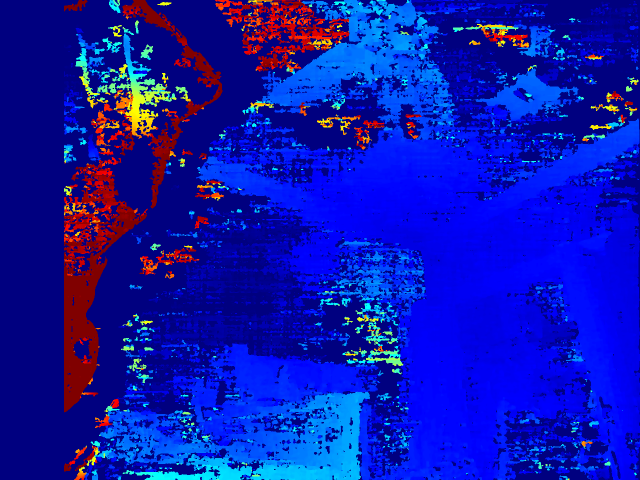
#> input picture vision/data/sample_disparity.png, 640 x 480 px, given in place of the camera
$ python capture_calibration.py   (older library calls are emulated)
#> lines starting #> are read from the running program, lines starting #| are printed output that depends on the picture
### vision/src/camera.py
"""
Stereo camera capture and frame splitting module.
Handles side-by-side stereo cameras that output concatenated frames.
"""

import cv2
import numpy as np
from typing import Tuple, Optional


class StereoCamera:
    """
    Manages a side-by-side stereo camera.
    Handles capture and splitting of concatenated frames.
    """

    # Supported resolutions (full frame width x height)
    RESOLUTIONS = {
        'high': (2560, 960),      # 1280x960 per camera
        'medium': (1280, 480),    # 640x480 per camera
        'low': (640, 240),        # 320x240 per camera
    }

    def __init__(
        self,
        device_id: int = 0,
        resolution: Tuple[int, int] = (2560, 960),
        fps: int = 30
    ):
        """
        Initialize stereo camera.

        Args:
            device_id: V4L2 device ID (e.g., 0 for /dev/video0)
            resolution: Full frame resolution (width, height) - side-by-side
            fps: Target frames per second
        """
        self.device_id = device_id
        self.resolution = resolution
        self.fps = fps
        self.cap: Optional[cv2.VideoCapture] = None
        self._is_open = False

    def open(self) -> bool:
        """
        Open camera with specified settings.

        Returns:
            True if camera opened successfully
        """
        self.cap = cv2.VideoCapture(self.device_id, cv2.CAP_V4L2)

        if not self.cap.isOpened():
            return False

        # Set MJPG codec for better performance
        fourcc = cv2.VideoWriter_fourcc(*'MJPG')
        self.cap.set(cv2.CAP_PROP_FOURCC, fourcc)

        # Set resolution
        self.cap.set(cv2.CAP_PROP_FRAME_WIDTH, self.resolution[0])
        self.cap.set(cv2.CAP_PROP_FRAME_HEIGHT, self.resolution[1])

        # Set framerate
        self.cap.set(cv2.CAP_PROP_FPS, self.fps)

        # Verify settings were applied
        actual_width = int(self.cap.get(cv2.CAP_PROP_FRAME_WIDTH))
        actual_height = int(self.cap.get(cv2.CAP_PROP_FRAME_HEIGHT))

        if actual_width != self.resolution[0] or actual_height != self.resolution[1]:
            print(f"Warning: Requested {self.resolution}, got ({actual_width}, {actual_height})")
            self.resolution = (actual_width, actual_height)

        self._is_open = True
        return True

    def read(self) -> Tuple[bool, Optional[np.ndarray], Optional[np.ndarray]]:
        """
        Read and split a stereo frame.

        Returns:
            Tuple of (success, left_image, right_image)
            If success is False, images will be None
        """
        if not self._is_open or self.cap is None:
            return False, None, None

        ret, frame = self.cap.read()
#> frame is the input picture: shape (480, 640, 3); mean B, G, R 176.2, 21.8, 12

        if not ret or frame is None:
            return False, None, None

        left, right = self._split_frame(frame)
        return True, left, right

    # [12 lines left out: function read_raw, not called in this run]

    def _split_frame(self, frame: np.ndarray) -> Tuple[np.ndarray, np.ndarray]:
        """
        Split concatenated frame into left and right images.

        Args:
            frame: Concatenated stereo frame

        Returns:
            Tuple of (left_image, right_image)
        """
        height, width = frame.shape[:2]
#> height = 480; width = 640
        mid = width // 2
#> mid = 320
        left = frame[:, :mid]
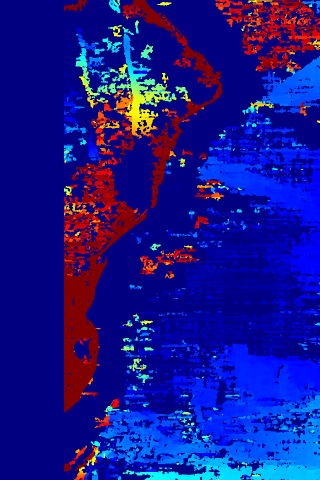
#> left: shape (480, 320, 3); mean B, G, R 142.2, 20.6, 20.3
        right = frame[:, mid:]
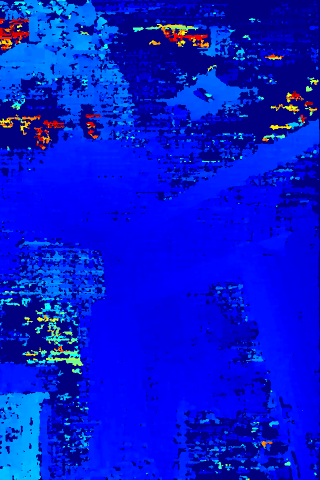
#> right: shape (480, 320, 3); mean B, G, R 210.2, 23, 3.7
        return left, right

    def release(self) -> None:
        """Release camera resources."""
        if self.cap is not None:
            self.cap.release()
            self.cap = None
        self._is_open = False

    def is_opened(self) -> bool:
        """Check if camera is open."""
        return self._is_open and self.cap is not None and self.cap.isOpened()

    def get_single_resolution(self) -> Tuple[int, int]:
        """Get the resolution of a single camera (half width)."""
        return (self.resolution[0] // 2, self.resolution[1])

    # [96 lines left out: functions set_resolution, set_auto_exposure, set_exposure, get_exposure, get_auto_exposure, __enter__ and 1 more, not called in this run]

### vision/src/calibration.py
"""
Stereo camera calibration module.
Handles individual camera calibration, stereo calibration, and rectification.
"""

import cv2
import numpy as np
import json
from dataclasses import dataclass, field
from pathlib import Path
from typing import Tuple, List, Optional, Dict, Any
from datetime import datetime


@dataclass
class CheckerboardConfig:
    """Configuration for checkerboard calibration pattern."""
    rows: int = 7           # Internal corners (vertical)
    cols: int = 10          # Internal corners (horizontal)
    square_size_mm: float = 25.0

    @property
    def pattern_size(self) -> Tuple[int, int]:
        """Get pattern size as (cols, rows) for OpenCV."""
        return (self.cols, self.rows)

    # [11 lines left out: function get_object_points, not called in this run]


@dataclass
class CalibrationResult:
    """Container for calibration results."""
    camera_matrix: np.ndarray
    dist_coeffs: np.ndarray
    rmse: float
    rvecs: List[np.ndarray] = field(default_factory=list)
    tvecs: List[np.ndarray] = field(default_factory=list)


class StereoCalibrator:
    """
    Performs stereo camera calibration from image pairs.
    """

    # [106 lines left out: functions __init__, find_corners, add_calibration_pair, not called in this run]

    def get_num_pairs(self) -> int:
        """Get number of calibration pairs added."""
        return len(self.object_points)

    # [335 lines left out: functions calibrate_individual, calibrate_stereo, compute_rectification, run_full_calibration, save_calibration, load_calibration, not called in this run]

### vision/scripts/capture_calibration.py
#!/usr/bin/env python3
"""
Calibration image capture tool.
Captures stereo image pairs for camera calibration.
Supports both GUI and headless modes.
"""

import sys
import argparse
import time
import select
import termios
import tty
from pathlib import Path
from datetime import datetime

import cv2
import numpy as np

# Add parent directory to path for imports
sys.path.insert(0, str(Path(__file__).parent.parent))

from src.camera import StereoCamera
from src.calibration import CheckerboardConfig


def check_display_available():
    """Check if a display is available for GUI mode."""
    import os
    display = os.environ.get('DISPLAY')
    if not display:
        return False
    try:
        # Try to create a small test window
        cv2.namedWindow('_test', cv2.WINDOW_NORMAL)
        cv2.destroyWindow('_test')
        return True
    except:
        return False


# [5 lines left out: function get_key_nonblocking, not called in this run]


def is_interactive():
    """Check if stdin is an interactive terminal."""
    return sys.stdin.isatty()


def run_headless(camera, args, pattern_size, find_flags, left_dir, right_dir):
    """Run capture in headless mode (terminal only)."""
    interactive = is_interactive()

    print("\n=== HEADLESS MODE ===")
    if interactive:
        print("Controls:")
        print("  ENTER - Capture when checkerboard detected")
        print("  q     - Quit")
    else:
        print("Running non-interactively (auto-capture mode)")
        print("  Will auto-capture when checkerboard is detected")
        print(f"  Delay between captures: {args.delay}ms")
    print()
    print("Tip: Move checkerboard to different positions/angles between captures")
    print()

    old_settings = None
    if interactive:
        # Set terminal to raw mode for non-blocking input
        old_settings = termios.tcgetattr(sys.stdin)
        tty.setcbreak(sys.stdin.fileno())

    captured = 0
    last_capture_time = 0
    frames_since_status = 0
    last_status = ""

    try:
        while captured < args.target:
            success, left, right = camera.read()
            if not success:
                continue

            # Convert to grayscale for corner detection
            left_gray = cv2.cvtColor(left, cv2.COLOR_BGR2GRAY)
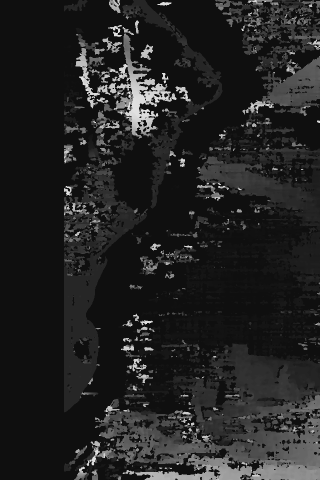
#> left_gray: shape (480, 320); min 15, max 226, mean 34.6
            right_gray = cv2.cvtColor(right, cv2.COLOR_BGR2GRAY)
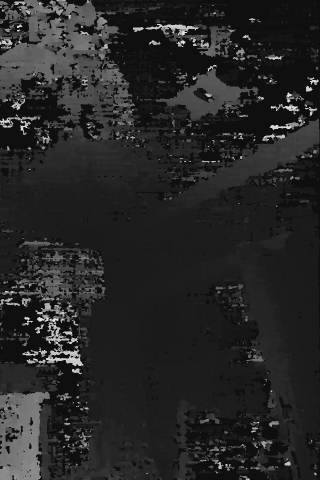
#> right_gray: shape (480, 320); min 15, max 226, mean 38.7

            # Find corners
            found_left, corners_left = cv2.findChessboardCorners(
                left_gray, pattern_size, find_flags
            )
#> found_left = False; corners_left = None
            found_right, corners_right = cv2.findChessboardCorners(
                right_gray, pattern_size, find_flags
            )
#> found_right = False; corners_right = None

            both_found = found_left and found_right
#> both_found = False
            current_time = time.time() * 1000

            # Build status
            if both_found:
                if interactive:
                    status = f"\r[READY] Checkerboard detected! Press ENTER to capture | {captured}/{args.target}"
                else:
                    status = f"\r[READY] Checkerboard detected! | {captured}/{args.target}"
            else:
                missing = []
                if not found_left:
                    missing.append("L")
                if not found_right:
                    missing.append("R")
                status = f"\r[SEARCHING] No corners in: {','.join(missing)} | {captured}/{args.target}    "

            # Update status line (avoid flickering)
            frames_since_status += 1
            if status != last_status or frames_since_status > 10:
                sys.stdout.write(status)
                sys.stdout.flush()
                last_status = status
                frames_since_status = 0

            # Handle capture
            should_capture = False

            if interactive:
                # Check for keypress
                key = get_key_nonblocking()
                if key == '\n' or key == '\r':  # Enter
                    should_capture = both_found
                elif key == 'q':
                    print("\n\nCapture cancelled by user")
                    break
            else:
                # Auto-capture when checkerboard detected
                should_capture = both_found
#> should_capture = False

            if should_capture and (current_time - last_capture_time >= args.delay):
                timestamp = datetime.now().strftime('%Y%m%d_%H%M%S_%f')
                left_path = left_dir / f'{timestamp}.png'
                right_path = right_dir / f'{timestamp}.png'

                cv2.imwrite(str(left_path), left)
                cv2.imwrite(str(right_path), right)

                captured += 1
                last_capture_time = current_time
                print(f"\n>>> Captured pair {captured}/{args.target}")

    finally:
        # Restore terminal settings
        if old_settings is not None:
            termios.tcsetattr(sys.stdin, termios.TCSADRAIN, old_settings)

    return captured


# [102 lines left out: function run_gui, not called in this run]


def main():
    parser = argparse.ArgumentParser(
        description='Capture calibration images for stereo camera'
    )
    parser.add_argument(
        '--device', type=int, default=0,
        help='Camera device ID (default: 0)'
    )
    parser.add_argument(
        '--resolution', choices=['high', 'medium', 'low'], default='high',
        help='Resolution: high=2560x960, medium=1280x480, low=640x240'
    )
    parser.add_argument(
        '--target', type=int, default=20,
        help='Target number of image pairs to capture (default: 20)'
    )
    parser.add_argument(
        '--output-dir', type=str, default='data/calibration_images',
        help='Output directory for captured images'
    )
    parser.add_argument(
        '--rows', type=int, default=7,
        help='Checkerboard internal corners (rows)'
    )
    parser.add_argument(
        '--cols', type=int, default=10,
        help='Checkerboard internal corners (cols)'
    )
    parser.add_argument(
        '--delay', type=int, default=2000,
        help='Minimum delay between captures in ms (default: 2000)'
    )
    parser.add_argument(
        '--headless', action='store_true',
        help='Force headless mode (no GUI)'
    )
    args = parser.parse_args()

    # Resolution mapping
    resolutions = {
        'high': (2560, 960),
        'medium': (1280, 480),
        'low': (640, 240)
    }
    resolution = resolutions[args.resolution]

    # Create output directories
    base_path = Path(__file__).parent.parent / args.output_dir
    left_dir = base_path / 'left'
    right_dir = base_path / 'right'
    left_dir.mkdir(parents=True, exist_ok=True)
    right_dir.mkdir(parents=True, exist_ok=True)

    # Setup checkerboard config
    checkerboard = CheckerboardConfig(rows=args.rows, cols=args.cols)
    pattern_size = checkerboard.pattern_size

    # Corner detection flags
    find_flags = (
        cv2.CALIB_CB_ADAPTIVE_THRESH |
        cv2.CALIB_CB_FAST_CHECK |
        cv2.CALIB_CB_NORMALIZE_IMAGE
    )

    print(f"Starting calibration capture")
    print(f"  Camera: /dev/video{args.device}")
    print(f"  Resolution: {resolution[0]}x{resolution[1]}")
    print(f"  Checkerboard: {args.cols}x{args.rows} internal corners")
    print(f"  Target: {args.target} image pairs")
    print(f"  Output: {base_path}")

    # Open camera
    camera = StereoCamera(args.device, resolution, fps=30)
    if not camera.open():
        print("Error: Could not open camera")
        return 1

    print(f"Camera opened. Single camera resolution: {camera.get_single_resolution()}")

    # Determine mode
    use_gui = not args.headless and check_display_available()

    try:
        if use_gui:
            captured = run_gui(camera, args, pattern_size, find_flags, left_dir, right_dir)
        else:
            captured = run_headless(camera, args, pattern_size, find_flags, left_dir, right_dir)
    finally:
        camera.release()

    print(f"\nCapture complete!")
    print(f"  Total captured: {captured} pairs")
    print(f"  Left images: {left_dir}")
    print(f"  Right images: {right_dir}")

    if captured < args.target:
        print(f"\nWarning: Only captured {captured}/{args.target} pairs")

    return 0


if __name__ == '__main__':
    sys.exit(main())
